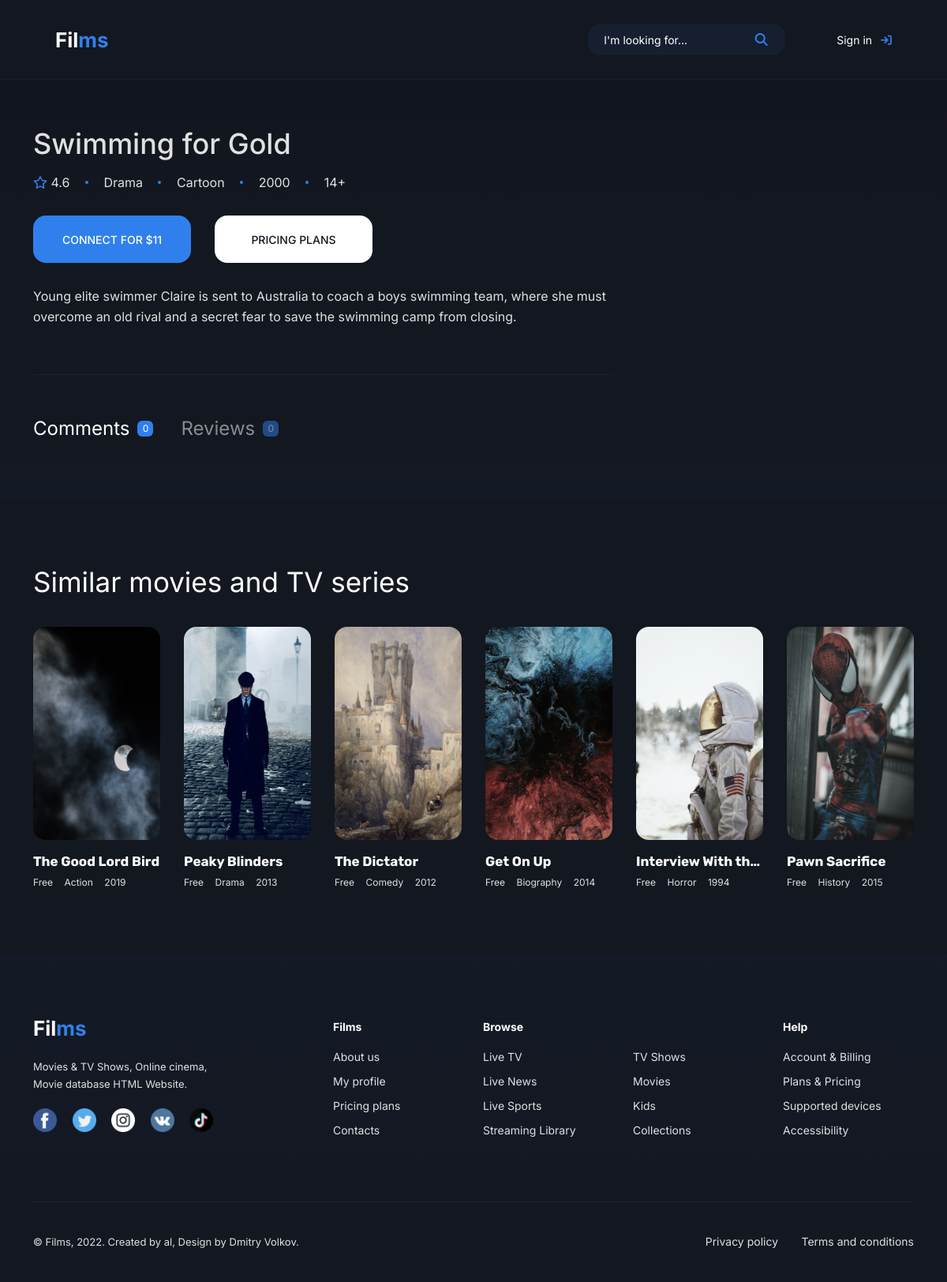
Screenshot of /main/detailsPlan.php?id=1 with the database file from the repository.
### tables this page shows
create table film (
    id_film int primary key auto_increment,
    title varchar(50),
    label varchar(10),
    rating float,
    genre varchar(20),
    year int,
    age int,
    image varchar(50),
    video varchar(50),
    film_desc varchar(500),
    film_date datetime,
    id_category int,
    foreign key (id_category) references category (id_category)
);

create table category (
    id_category int primary key auto_increment,
    category varchar(10)
);

### main/functions.php (called while the page is built, shortened)
<?php
$conn = mysqli_connect("localhost", "root", "", "films");
function query($query) {
    global $conn;
    $result = mysqli_query($conn, $query);
    $rows = [];
    while($row = mysqli_fetch_assoc($result)) {
        $rows[] = $row;
    }
    return $rows;
}
?>

### main/detailsPlan.php (the view, shortened to what this page needs)
<?php
require "functions.php";
$id_film = $_GET["id"];
$film = query("SELECT * FROM film INNER JOIN category ON film.id_category = category.id_category WHERE id_film = $id_film");
$count_review = query("SELECT COUNT(id_view) AS count FROM user INNER JOIN user_film ON user.id_user = user_film.id_user INNER JOIN film ON film.id_film = user_film.id_film WHERE film.id_film = $id_film && review IS NOT NULL");
$count_comment = query("SELECT COUNT(id_view) AS count FROM user INNER JOIN user_film ON user.id_user = user_film.id_user INNER JOIN film ON film.id_film = user_film.id_film WHERE film.id_film = $id_film && comment IS NOT NULL");
?>
<!DOCTYPE html>
<html lang="en">
    <head>
        <link rel="stylesheet" href="../assets/styles/style.css">
        <link href="https://cdn.jsdelivr.net/npm/bootstrap@5.2.2/dist/css/bootstrap.min.css" rel="stylesheet">
    </head>
    <body>
        <header class="header">
            <nav class="navbar navbar-expand-lg navbar-dark" id="navbar__details">
                <div class="container">
                    <div class="logo"><a href="../index.php">Fil<span>ms</span></a></div>
                    <div class="nav__action">
                        <form action="" method="post" spellcheck="false" autocomplete="off" class="nav__form">
                            <input type="input" name="keyword" placeholder="I'm looking for..." class="nav__search">
                            <button type="submit" name="search" class="nav__action-btn"><i class="fa-solid fa-magnifying-glass"></i></button>
                        </form>
                        <div class="nav__login">
                            <?php if(!isset($_SESSION['id_user']))
                            echo "<span class=\"nav-link\" onclick=\"document.getElementById('signin').style.display = 'unset';\">Sign in &ensp;<span class=\"nav__action-btn\"><i class=\"fa-solid fa-arrow-right-to-bracket\"></i></span></span>"; ?>
                        </div>
                    </div>
                </div>
            </nav>
        </header>
        <section class="details">
            <div class="container">
                <div class="row">
                    <?php foreach($film as $row): ?>
                    <div class="col-12 col-lg-8">
                        <div class="details__header">
                            <h1 class="details__title"><?php echo $row["title"]; ?></h1>
                            <ul class="details__label">
                                <li><i class="fa-regular fa-star"></i> <?php echo $row["rating"]; ?></li>
                                <li><span class="dot" id="label"></span></li>
                                <li><?php echo $row["genre"]; ?></li>
                                <li><span class="dot" id="label"></span></li>
                                <li><?php echo $row["category"]; ?></li>
                                <li><span class="dot" id="label"></span></li>
                                <li><?php echo $row["year"]; ?></li>
                                <li><span class="dot" id="label"></span></li>
                                <li><?php echo $row["age"]; ?>+</li>
                            </ul>
                            <div class="details__button">
                                <button class="plan__button" name="regular">Connect for $11</button>
                                <button class="plan__button">Pricing plans</button>
                            </div>
                            <p class="details__desc"><?php echo $row["film_desc"]; ?></p>
                        </div>
                    </div>
                    <div class="col-12 col-lg-8">
                        <form class="details__video" method="post" style="padding: 35px 0 25px"></form>
                    </div>
                    <?php endforeach; ?>
                </div>
            </div>
        </section>
        <section class="comment" style="padding: 50px 0">
            <div class="container">
                <div class="row">
                    <div class="col-12 col-lg-8">
                        <div class="comment__title">
                            <?php $i = 1 ?> <?php foreach($count_comment as $row): ?>
                            <button id="combtn" class="title__active" onclick="com()">Comments <span><?php echo $row["count"]; ?></span></button>
                            <?php $i++ ?> <?php endforeach; ?>
                            <?php $i = 1 ?> <?php foreach($count_review as $row): ?>
                            <button id="revbtn" onclick="rev()">Reviews <span><?php echo $row["count"]; ?></span></button>
                            <?php $i++ ?> <?php endforeach; ?>
                        </div>
                    </div>
                </div>
            </div>
        </section>
        <section class="subscription">
            <div class="container">
                <div class="row">
                    <div class="col">
                        <a href="./category.php" class="subs__title">Similar movies and TV series</a>
                    </div>
                </div>
                <div class="row row--grid">
                    <div class="col-6 col-md-4 col-lg-3 col-xl-2 col--grid">
                        <div class="card">
                            <a class="card__cover" href="./details.php?id_film=30">
                                <img src="../assets/images/card/1.png" class="card__image">
                            </a>
                            <h3 class="card__title">
                                <a href="./details.php?id_film=30">The Good Lord Bird</a>
                            </h3>
                            <ul class="card__label">
                                <li>Free</li>
                                <li>Action</li>
                                <li>2019</li>
                            </ul>
                        </div>
                    </div>
                    <div class="col-6 col-md-4 col-lg-3 col-xl-2 col--grid">
                        <div class="card">
                            <a class="card__cover" href="./details.php?id_film=29">
                                <img src="../assets/images/card/2.png" class="card__image">
                            </a>
                            <h3 class="card__title">
                                <a href="./details.php?id_film=29">Peaky Blinders</a>
                            </h3>
                            <ul class="card__label">
                                <li>Free</li>
                                <li>Drama</li>
                                <li>2013</li>
                            </ul>
                        </div>
                    </div>
                    <div class="col-6 col-md-4 col-lg-3 col-xl-2 col--grid">
                        <div class="card">
                            <a class="card__cover" href="./details.php?id_film=28">
                                <img src="../assets/images/card/3.png" class="card__image">
                            </a>
                            <h3 class="card__title">
                                <a href="./details.php?id_film=28">The Dictator</a>
                            </h3>
                            <ul class="card__label">
                                <li>Free</li>
                                <li>Comedy</li>
                                <li>2012</li>
                            </ul>
                        </div>
                    </div>
                    <div class="col-6 col-md-4 col-lg-3 col-xl-2 col--grid">
                        <div class="card">
                            <a class="card__cover" href="./details.php?id_film=27">
                                <img src="../assets/images/card/4.png" class="card__image">
                            </a>
                            <h3 class="card__title">
                                <a href="./details.php?id_film=27">Get On Up</a>
                            </h3>
                            <ul class="card__label">
                                <li>Free</li>
                                <li>Biography</li>
                                <li>2014</li>
                            </ul>
                        </div>
                    </div>
                    <div class="col-6 col-md-4 col-lg-3 col-xl-2 col--grid">
                        <div class="card">
                            <a class="card__cover" href="./details.php?id_film=26">
                                <img src="../assets/images/card/5.png" class="card__image">
                            </a>
                            <h3 class="card__title">
                                <a href="./details.php?id_film=26">Interview With the Vampire</a>
                            </h3>
                            <ul class="card__label">
                                <li>Free</li>
                                <li>Horror</li>
                                <li>1994</li>
                            </ul>
                        </div>
                    </div>
                    <div class="col-6 col-md-4 col-lg-3 col-xl-2 col--grid">
                        <div class="card">
                            <a class="card__cover" href="./details.php?id_film=25">
                                <img src="../assets/images/card/6.png" class="card__image">
                            </a>
                            <h3 class="card__title">
                                <a href="./details.php?id_film=25">Pawn Sacrifice</a>
                            </h3>
                            <ul class="card__label">
                                <li>Free</li>
                                <li>History</li>
                                <li>2015</li>
                            </ul>
                        </div>
                    </div>
                </div>
            </div>
        </section>
        <section class="footer">
            <div class="container">
                <div class="row">
                    <div class="col-12 col-md-8 col-lg-4 order-md-1 order-4">
                        <div class="logo footer__logo"><a href="#">Fil<span>ms</span></a></div>
                        <p class="footer__tagline">Movies & TV Shows, Online cinema,<br>Movie database HTML Website.</p>
                        <div class="footer__social">
                            <a href="#"><img src="../assets/images/social/facebook.png" alt=""></a>
                            <a href="#"><img src="../assets/images/social/twitter.png" alt=""></a>
                            <a href="#"><img src="../assets/images/social/instagram.png" alt=""></a>
                            <a href="#"><img src="../assets/images/social/vk.png" alt=""></a>
                            <a href="#"><img src="../assets/images/social/tiktok.png" alt=""></a>
                        </div>
                    </div>
                    <div class="col-6 col-md-4 col-lg-2 order-md-2 order-1">
                        <h6 class="footer__title">Films</h6>
                        <div class="footer__nav">
                            <a href="#">About us</a>
                            <a href="#">My profile</a>
                            <a href="#">Pricing plans</a>
                            <a href="#">Contacts</a>
                        </div>
                    </div>
                    <div class="col-12 col-md-8 col-lg-4 order-md-3 order-3">
                        <div class="row">
                            <div class="col-12">
                                <h6 class="footer__title">Browse</h6>
                            </div>
                            <div class="col-6">
                                <div class="footer__nav">
                                    <a href="#">Live TV</a>
                                    <a href="#">Live News</a>
                                    <a href="#">Live Sports</a>
                                    <a href="#">Streaming Library</a>
                                </div>
                            </div>
                            <div class="col-6">
                                <div class="footer__nav">
                                    <a href="#">TV Shows</a>
                                    <a href="#">Movies</a>
                                    <a href="#">Kids</a>
                                    <a href="#">Collections</a>
                                </div>
                            </div>
                        </div>
                    </div>
                    <div class="col-6 col-md-4 col-lg-2 order-md-4 order-2">
                        <h6 class="footer__title">Help</h6>
                        <div class="footer__nav">
                            <a href="#">Account & Billing</a>
                            <a href="#">Plans & Pricing</a>
                            <a href="#">Supported devices</a>
                            <a href="#">Accessibility</a>
                        </div>
                    </div>
                </div>
                <div class="row">
                    <div class="col">
                        <div class="footer__content">
                            <div class="footer__copyright">
                                <span>© Films, 2022. Created by al, Design by Dmitry Volkov.</span>
                            </div>
                            <div class="footer__link">
                                <a href="#">Privacy policy</a>
                                <a href="#">Terms and conditions</a>
                            </div>
                        </div>
                    </div>
                </div>
            </div>
        </section>
    </body>
</html>

### rows the page displays
film: title "Swimming for Gold", rating "4.6", genre "Drama", id_category.category "Cartoon", year "2000", age "14", film_desc "Young elite swimmer Claire is sent to Australia to coach a boys swimming team, where she must overcome an old rival and a secret fear to save the swimming camp from closing."

### other values shown
$row["count"] "0"
